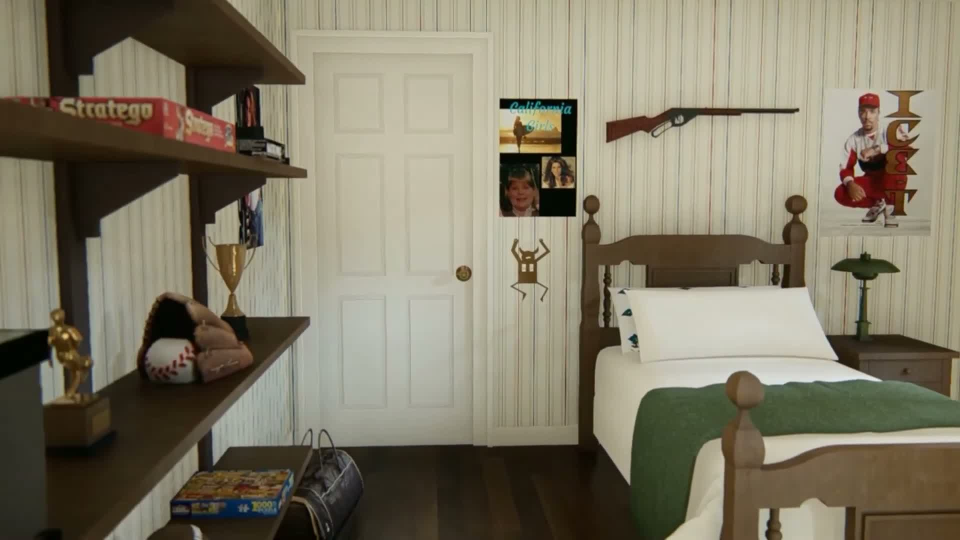
#> input picture art/home_alone/references/buzz-poc/tour558.jpg, 1920 x 1080 px (shown at 1/2 size)
$ python fit.py
#> lines starting #> are read from the running program, lines starting #| are printed output that depends on the picture; pictures that were not available may be replaced by others from this repository, and a replacement may not be noted
"""Buzz pilot: door-normalized wall rectification, not metric photogrammetry.
Run python3 art/home_alone/references/buzz-poc/fit.py.
Coordinates manually read from original 1920x1080 Marina frames; no image mutation.
Door aspect is a sensitivity parameter, not a measured standard.
"""
import json
from pathlib import Path
import cv2
import numpy as np
from scipy.optimize import least_squares
from scipy.spatial.transform import Rotation

HERE = Path(__file__).parent
DOOR = np.array([[625,109],[945,111],[945,888],[625,891]], float)
POSTER_558 = np.array([[999,197],[1154,199],[1151,434],[999,434]], float)
POSTER_556 = np.array([[450,217],[645,228],[650,508],[455,510]], float)
POSTER_560 = np.array([[1216,158],[1368,157],[1365,379],[1216,381]], float)

def project(h, points):
    p=np.c_[np.asarray(points),np.ones(len(points))]@h.T
    return p[:,:2]/p[:,2:]

def wall_transfer(second, left):
    """Match upper wall only: avoid bed/shelves, whose different depth biases a planar fit."""
#> called with second = 'tour556.jpg', left = 0
    a=cv2.imread(str(HERE/'tour558.jpg'),0)
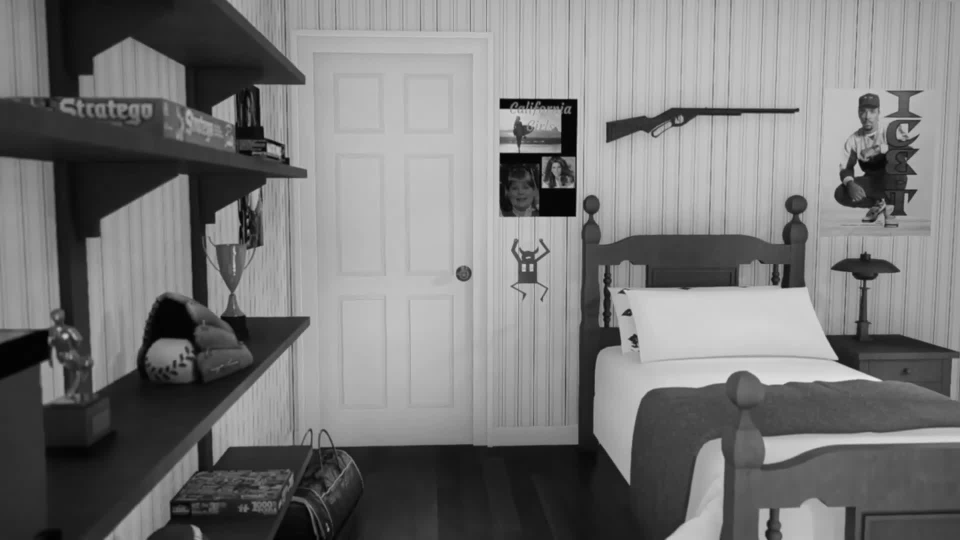
#> a: shape (1080, 1920) (shown at 1/2 size); min 0, max 238, mean 120.2
    b=cv2.imread(str(HERE.parent/'buzz-bedroom'/second),0)
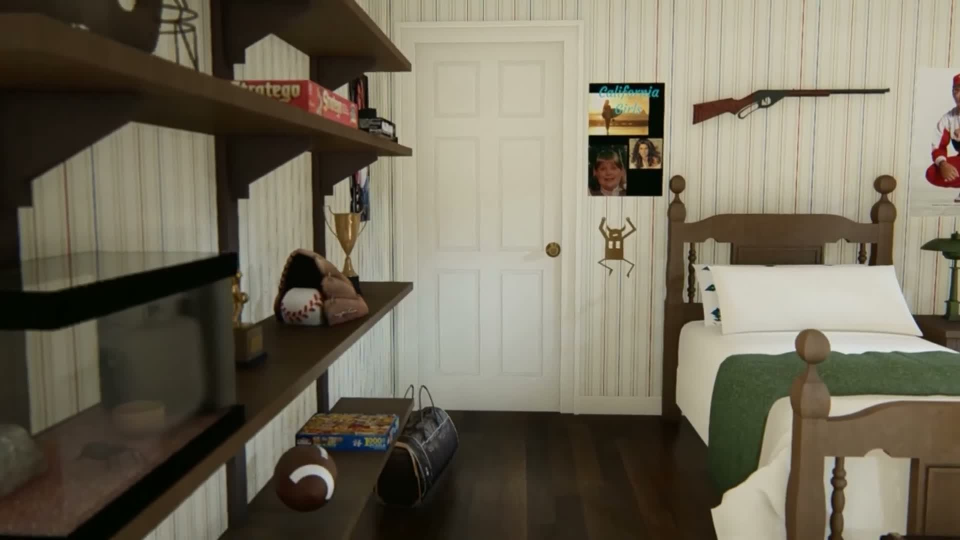
#> input picture art/home_alone/references/buzz-poc/tour559.jpg, 1920 x 1080 px, given in place of tour556.jpg, which was not available (shown at 1/2 size)
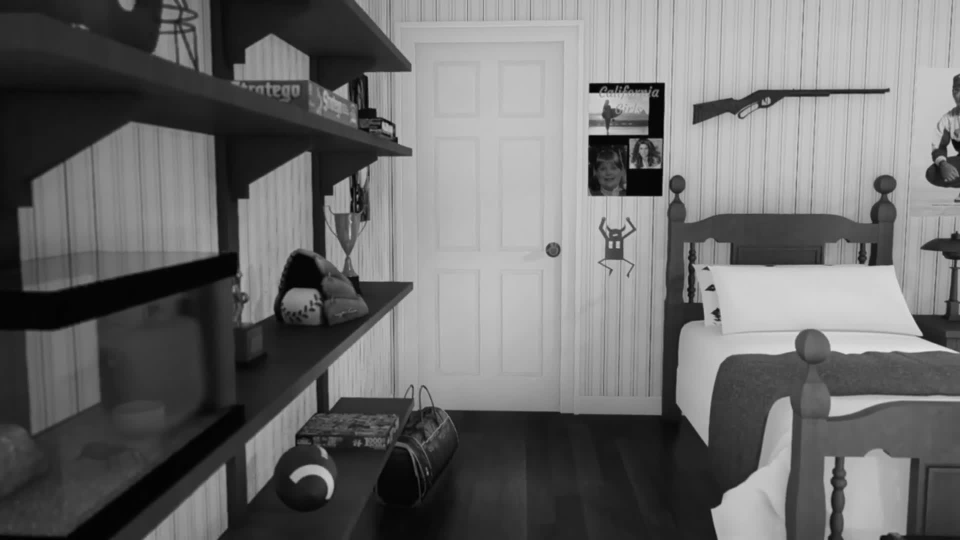
#> b: shape (1080, 1920) (shown at 1/2 size); min 0, max 230, mean 108
    sift=cv2.SIFT_create(nfeatures=8000)
    ma=np.zeros(a.shape,np.uint8);ma[:340,620:]=255
    mb=np.zeros(b.shape,np.uint8);mb[:340,left:1550 if left==0 else 1920]=255
    ka,da=sift.detectAndCompute(a,ma);kb,db=sift.detectAndCompute(b,mb)
#> after `ka, da = sift.detectAndCompute(a, ma)`: ka = 489 keypoints; strongest (x, y, size): (1010, 207, 15.8), (1146, 206, 13.2), (1233, 260, 31), (1010, 317, 15.9)
#> after `kb, db = sift.detectAndCompute(b, mb)`: kb = 581 keypoints; strongest (x, y, size): (1189, 176, 14.9), (1264, 332, 8.4), (1321, 174, 13), (1222, 174, 14)
    good=[x for x,y in cv2.BFMatcher().knnMatch(da,db,k=2) if x.distance<.7*y.distance]
#> good = 159 matches
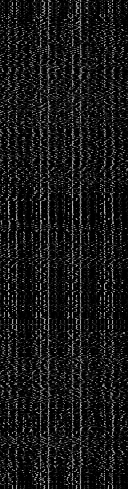
#> da: shape (489, 128) float32; min 0, max 213, mean 23.6
    pa=np.float32([ka[x.queryIdx].pt for x in good]);pb=np.float32([kb[x.trainIdx].pt for x in good])
#> after `pa = np.float32([ka[x.queryIdx].pt for x in good])`: pa = 159 pairs, first value 639 to 1831.2, second value 57.06 to 339.3
#> after `pb = np.float32([kb[x.trainIdx].pt for x in good])`: pb = 159 pairs, first value 618.4 to 1546, second value 38.45 to 325
    h,mask=cv2.findHomography(pb,pa,cv2.RANSAC,2)
#> h = [[1.23, 0.00351, -351.5], [0.0347, 1.15, -15.18], [8.5e-05, -9.24e-06, 1]]; mask = 159 values, max 1 at index 1, min 0 at index 0, mean 0.849
    keep=mask.ravel().astype(bool)
    if keep.sum()<20: raise RuntimeError('Insufficient common-wall matches')
    return h,dict(inliers=int(keep.sum()),matches=len(good),rms_pixels=float(np.sqrt(np.mean(np.sum((project(h,pb[keep])-pa[keep])**2,axis=1)))),source_pixels=pb[keep].tolist(),anchor_pixels=pa[keep].tolist())
#> in project (call 5), `p=np.c_[np.asarray(points),np.ones(len(points))]@h.T`: p = 135 rows, first 8: [1069.9, 303.8, 1.1], [1100.3, 288.8, 1.1], [1109.6, 348.3, 1.1], [1110.6, 227.8, 1.1], [1110.6, 227.8, 1.1], [1112.1, 244.4, 1.1], [1121.5, 256.9, 1.1], [1125.6, 296.3, 1.1]

def solve(aspect=.42):
    target=np.array([[0,1],[aspect,1],[aspect,0],[0,0]],float)
    h558,_=cv2.findHomography(DOOR,target,0)
    poster=project(h558,POSTER_558)
    t556,stats556=wall_transfer('tour556.jpg',0)
#> t556 has the same summary as h in wall_transfer; stats556 = 5 items
    t560,stats560=wall_transfer('tour560.jpg',880)
#> in wall_transfer (call 2), `kb, db = sift.detectAndCompute(b, mb)`: kb = 474 keypoints; strongest (x, y, size): (1010, 207, 15.8), (1146, 206, 13.2), (1233, 260, 31), (1010, 317, 15.9)
#> in wall_transfer (call 2), `good=[x for x,y in cv2.BFMatcher().knnMatch(da,db,k=2) if x.distance<...`: good = 480 matches
#> in project (call 6), `p=np.c_[np.asarray(points),np.ones(len(points))]@h.T`: p = 474 rows, first 8: [940.7, 62.49, 1], [975.1, 33, 1], [975.7, 277.1, 1], [1001.6, 262.8, 1], [1001.6, 262.8, 1], [1003.3, 194.4, 1], [1009.6, 316.5, 1], [1010.3, 207.2, 1]
#> t560 = [[1, 1.4e-15, -2.17e-12], [3.45e-16, 1, -3.99e-13], [1.38e-18, 7.67e-19, 1]]; stats560 = 5 items
    h556=h558@t556
#> h556 = [[0.00137, 1.08e-05, -1.14], [3.79e-05, -0.00146, 1.16], [6.08e-05, -9.31e-06, 1.01]]
    h560=h558@t560
#> h560 = [[0.00117, 1.06e-18, -0.728], [-1.18e-05, -0.00126, 1.13], [-1.97e-05, 7.1e-19, 1]]
    # Door corners in560 are independent manually identified held-out landmarks.
    held=project(h560,[[877,76],[1165,76],[1165,794],[877,794]])
#> held = [[0.299, 1.04], [0.644, 1.05], [0.644, 0.119], [0.299, 0.122]]
    left=project(h558,[[568,800]])[0,0]
    right=project(h556,[[1442,700]])[0,0]
#> right = 0.777
    head=project(h558,[[1182,410],[1593,410]])[:,0]
    head560=project(h560,[[1390,357],[1808,358]])[:,0]
#> head560 = [0.917, 1.43]
    return dict(door_aspect=aspect,wall_left=left,wall_right=right,
        wall_width=right-left,door_left=-left,door_width=aspect,
        head_left_apparent=head[0]-left,head_width_apparent=head[1]-head[0],
        door_to_head_apparent=head[0]-aspect,
        head_width_560_apparent=head560[1]-head560[0],
        transfer556=stats556,transfer560=stats560,
        held_out_door_560=held.tolist(),held_out_corner_rms_units=float(np.sqrt(np.mean(np.sum((held-target)**2,axis=1)))),
        h558=h558.tolist(),h556=h556.tolist(),h560=h560.tolist())

if __name__=='__main__':
    # Coordinate transform regression: a known synthetic rectangle recovers exactly.
    known=np.array([[0,0],[2,0],[2,3],[0,3]],float)
    h=np.array([[1.2,.2,10],[.1,1.1,15],[.002,.004,1.]])
    recovered,_=cv2.findHomography(project(h,known),known,0)
    assert np.max(np.abs(project(recovered,project(h,known))-known))<1e-5
    results=[solve(a) for a in [.38,.42,.46]]
#> in wall_transfer (call 3), `kb, db = sift.detectAndCompute(b, mb)`: kb = 581 keypoints; strongest (x, y, size): (1189, 176, 14.9), (1264, 332, 8.4), (1321, 174, 13), (1222, 174, 14)
#> in wall_transfer (call 3), `good=[x for x,y in cv2.BFMatcher().knnMatch(da,db,k=2) if x.distance<...`: good = 159 matches
#> in project (call 13), `p=np.c_[np.asarray(points),np.ones(len(points))]@h.T`: p = 135 rows, first 8: [1069.9, 303.8, 1.1], [1100.3, 288.8, 1.1], [1109.6, 348.3, 1.1], [1110.6, 227.8, 1.1], [1110.6, 227.8, 1.1], [1112.1, 244.4, 1.1], [1121.5, 256.9, 1.1], [1125.6, 296.3, 1.1]
#> in wall_transfer (call 4), `kb, db = sift.detectAndCompute(b, mb)`: kb = 474 keypoints; strongest (x, y, size): (1010, 207, 15.8), (1146, 206, 13.2), (1233, 260, 31), (1010, 317, 15.9)
#> in wall_transfer (call 4), `good=[x for x,y in cv2.BFMatcher().knnMatch(da,db,k=2) if x.distance<...`: good = 480 matches
#> in project (call 14), `p=np.c_[np.asarray(points),np.ones(len(points))]@h.T`: p = 474 rows, first 8: [940.7, 62.49, 1], [975.1, 33, 1], [975.7, 277.1, 1], [1001.6, 262.8, 1], [1001.6, 262.8, 1], [1003.3, 194.4, 1], [1009.6, 316.5, 1], [1010.3, 207.2, 1]
#> in wall_transfer (call 5), `kb, db = sift.detectAndCompute(b, mb)`: kb = 581 keypoints; strongest (x, y, size): (1189, 176, 14.9), (1264, 332, 8.4), (1321, 174, 13), (1222, 174, 14)
#> in wall_transfer (call 5), `good=[x for x,y in cv2.BFMatcher().knnMatch(da,db,k=2) if x.distance<...`: good = 159 matches
#> in project (call 21), `p=np.c_[np.asarray(points),np.ones(len(points))]@h.T`: p = 135 rows, first 8: [1069.9, 303.8, 1.1], [1100.3, 288.8, 1.1], [1109.6, 348.3, 1.1], [1110.6, 227.8, 1.1], [1110.6, 227.8, 1.1], [1112.1, 244.4, 1.1], [1121.5, 256.9, 1.1], [1125.6, 296.3, 1.1]
#> in wall_transfer (call 6), `kb, db = sift.detectAndCompute(b, mb)`: kb = 474 keypoints; strongest (x, y, size): (1010, 207, 15.8), (1146, 206, 13.2), (1233, 260, 31), (1010, 317, 15.9)
#> in wall_transfer (call 6), `good=[x for x,y in cv2.BFMatcher().knnMatch(da,db,k=2) if x.distance<...`: good = 480 matches
#> in project (call 22), `p=np.c_[np.asarray(points),np.ones(len(points))]@h.T`: p = 474 rows, first 8: [940.7, 62.49, 1], [975.1, 33, 1], [975.7, 277.1, 1], [1001.6, 262.8, 1], [1001.6, 262.8, 1], [1003.3, 194.4, 1], [1009.6, 316.5, 1], [1010.3, 207.2, 1]
#> results = 3 items
    (HERE/'fit-results.json').write_text(json.dumps(dict(method='planar rectification; door height=1',results=results),indent=2)+'\n')
    r=results[1]
#> r = 17 items
    study=dict(door_height=1.,door_width=.42,room_width=r['wall_width'],room_depth=2.1,room_height=1.18,
        door_left=r['door_left'],bed_left=r['head_left_apparent'],bed_width=r['head_width_apparent'],bed_length=.98,
        note='Width inferred by wall rectification. Bed apparent width includes unresolved parallax. Depth, height and bed length are provisional PoC assumptions, not recovered dimensions.')
#> study = 10 items
    world=np.c_[np.array([[study['door_left'],1],[study['door_left']+.42,1],[study['door_left']+.42,0],[study['door_left'],0]]),np.zeros(4)]
#> world = [[0.0742, 1, 0], [0.494, 1, 0], [0.494, 0, 0], [0.0742, 0, 0]]
    def camera_residual(c):
        p=(world-c[:3])@Rotation.from_euler('YXZ',c[3:],degrees=True).as_matrix()
#> p = [[-0.426, 0.35, 1.2], [-0.00575, 0.35, 1.2], [-0.00575, -0.65, 1.2], [-0.426, -0.65, 1.2]]
        f=1080/(2*np.tan(np.deg2rad(60)/2))
        return (np.c_[960+f*p[:,0]/p[:,2],540-f*p[:,1]/p[:,2]]-DOOR).ravel()
    camera=least_squares(camera_residual,[.5,.65,-1.2,0,0,0],bounds=([-2,0,-5,-35,-35,-5],[3,2,-.3,35,35,5]))
#> camera = 12 items
    study['camera']=camera.x.tolist();study['vertical_fov']=60
    study['door_camera_rms_pixels']=float(np.sqrt(np.mean(camera.fun**2)))
    (HERE/'study.json').write_text(json.dumps(study,indent=2)+'\n')
    for r in results:
        print({k:round(r[k],4) for k in ['door_aspect','wall_width','door_to_head_apparent','head_width_apparent','head_width_560_apparent','held_out_corner_rms_units']})
#> this loop made 3 passes
#| {'door_aspect': 0.38, 'wall_width': 0.8443, 'door_to_head_apparent': 0.2846, 'head_width_apparent': 0.5001, 'head_width_560_apparent': 0.513, 'held_out_corner_rms_units': 0.2963}
#| {'door_aspect': 0.42, 'wall_width': 0.9332, 'door_to_head_apparent': 0.3146, 'head_width_apparent': 0.5527, 'head_width_560_apparent': 0.567, 'held_out_corner_rms_units': 0.3247}
#| {'door_aspect': 0.46, 'wall_width': 1.0221, 'door_to_head_apparent': 0.3445, 'head_width_apparent': 0.6054, 'head_width_560_apparent': 0.621, 'held_out_corner_rms_units': 0.3533}
